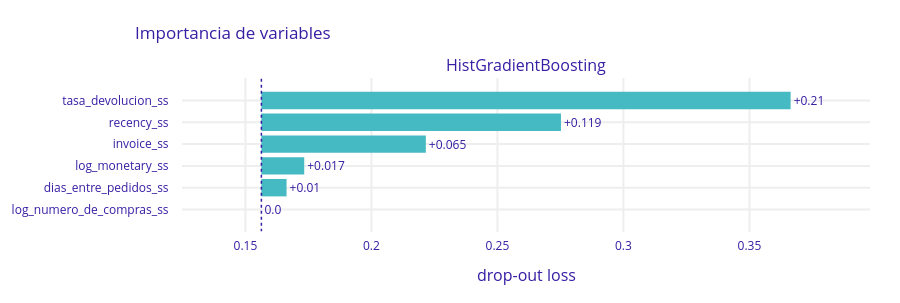

The code cell stored with this chart in its notebook:
### Markdown cell above
#### Global

### Code cell
# ============================================================
# CREAR EL EXPLAINER
# ============================================================

explainer = dx.Explainer(
    model  = modelo_rs.best_estimator_.named_steps['algoritmo'],
    data   = val_x,
    y      = val_y.astype(float),
    label  = 'HistGradientBoosting'
)

# ============================================================
# GLOBAL — importancia de variables (para la presentación)
# ============================================================

vi = explainer.model_parts()
vi.plot(title='Importancia de variables')

### Figure 1 — Plotly figure (JSON) as saved in the notebook; plotly's stock layout.template omitted (floating-point values rounded to 4 significant figures)
{"data": [{"base": 0.1563, "hoverinfo": "text", "hoverlabel": {"bgcolor": "rgba(0,0,0,0.8)"}, "hovertext": ["Model: HistGradientBoosting loss after<br>variable: tasa_devolucion_ss is permuted: 0.366<br>Drop-out loss change: +0.21", "Model: HistGradientBoosting loss after<br>variable: recency_ss is permuted: 0.275<br>Drop-out loss change: +0.119", "Model: HistGradientBoosting loss after<br>variable: invoice_ss is permuted: 0.222<br>Drop-out loss change: +0.065", "Model: HistGradientBoosting loss after<br>variable: log_monetary_ss is permuted: 0.173<br>Drop-out loss change: +0.017", "Model: HistGradientBoosting loss after<br>variable: dias_entre_pedidos_ss is permuted: 0.166<br>Drop-out loss change: +0.01", "Model: HistGradientBoosting loss after<br>variable: log_numero_de_compras_ss is permuted: 0.156<br>Drop-out loss change: -0.0"], "marker": {"color": "#46bac2"}, "orientation": "h", "showlegend": false, "text": ["+0.21", "+0.119", "+0.065", "+0.017", "+0.01", "0.0"], "textposition": "outside", "type": "bar", "x": [0.21, 0.1189, 0.06525, 0.01701, 0.009987, 0], "xaxis": "x", "y": ["tasa_devolucion_ss", "recency_ss", "invoice_ss", "log_monetary_ss", "dias_entre_pedidos_ss", "log_numero_de_compras_ss"], "yaxis": "y"}], "layout": {"annotations": [{"font": {"size": 16}, "showarrow": false, "text": "HistGradientBoosting", "x": 0.5, "xanchor": "center", "xref": "paper", "y": 1, "yanchor": "bottom", "yref": "paper"}, {"font": {"size": 16}, "showarrow": false, "text": "drop-out loss", "x": 0.5, "xanchor": "center", "xref": "paper", "y": 0, "yanchor": "top", "yref": "paper", "yshift": -30}], "font": {"color": "#371ea3"}, "height": 303, "margin": {"b": 71, "r": 30, "t": 78}, "shapes": [{"line": {"color": "#371ea3", "dash": "dot", "width": 1.5}, "type": "line", "x0": 0.1563, "x1": 0.1563, "xref": "x", "y0": -1, "y1": 6, "yref": "y"}], "title": {"text": "Importancia de variables", "x": 0.15}, "xaxis": {"anchor": "y", "automargin": true, "domain": [0, 1], "fixedrange": true, "gridwidth": 2, "range": [0.1248, 0.3978], "tickcolor": "white", "ticklen": 3, "ticks": "outside", "type": "linear", "zeroline": false}, "yaxis": {"anchor": "x", "automargin": true, "autorange": "reversed", "domain": [0, 1], "fixedrange": true, "gridwidth": 2, "tickcolor": "white", "ticklen": 10, "ticks": "outside", "type": "category"}}}
